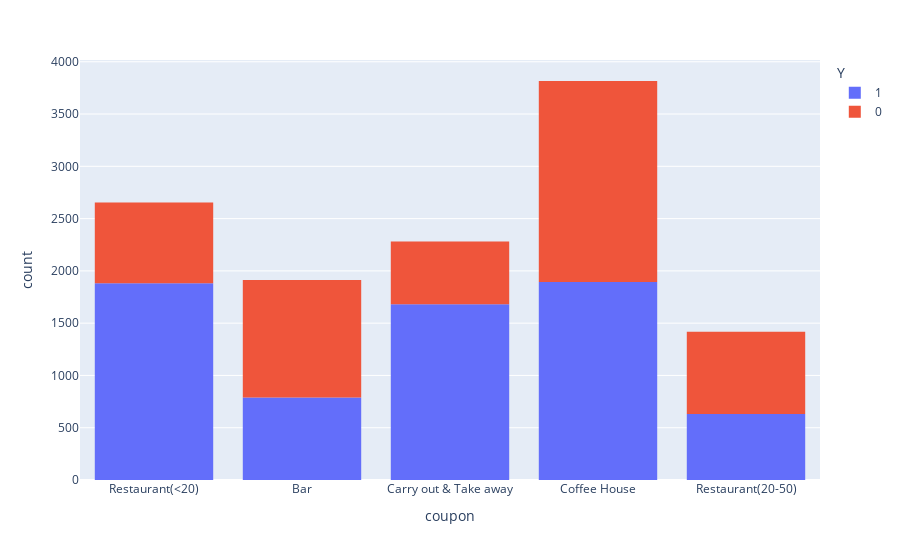

Here is the notebook cell this chart was saved with:
### Markdown cell above
5. Use a bar plot to visualize the `coupon` column.

### Code cell
px.histogram(data_cleaned, x="coupon", color = 'Y')

### Figure 1 — Plotly figure (JSON) as saved in the notebook; plotly's stock layout.template omitted (floating-point values rounded to 4 significant figures; data arrays with more than 128 entries replaced by an {"elided": "..."} marker saying what was removed)
{"data": [{"alignmentgroup": "True", "bingroup": "x", "hovertemplate": "Y=1<br>coupon=%{x}<br>count=%{y}<extra></extra>", "legendgroup": "1", "marker": {"color": "#636efa", "pattern": {"shape": ""}}, "name": "1", "offsetgroup": "1", "orientation": "v", "showlegend": true, "type": "histogram", "x": {"elided": "6877 str values"}, "xaxis": "x", "yaxis": "y"}, {"alignmentgroup": "True", "bingroup": "x", "hovertemplate": "Y=0<br>coupon=%{x}<br>count=%{y}<extra></extra>", "legendgroup": "0", "marker": {"color": "#EF553B", "pattern": {"shape": ""}}, "name": "0", "offsetgroup": "0", "orientation": "v", "showlegend": true, "type": "histogram", "x": {"elided": "5202 str values"}, "xaxis": "x", "yaxis": "y"}], "layout": {"barmode": "relative", "legend": {"title": {"text": "Y"}, "tracegroupgap": 0}, "margin": {"t": 60}, "xaxis": {"anchor": "y", "domain": [0, 1], "title": {"text": "coupon"}}, "yaxis": {"anchor": "x", "domain": [0, 1], "title": {"text": "count"}}}}
